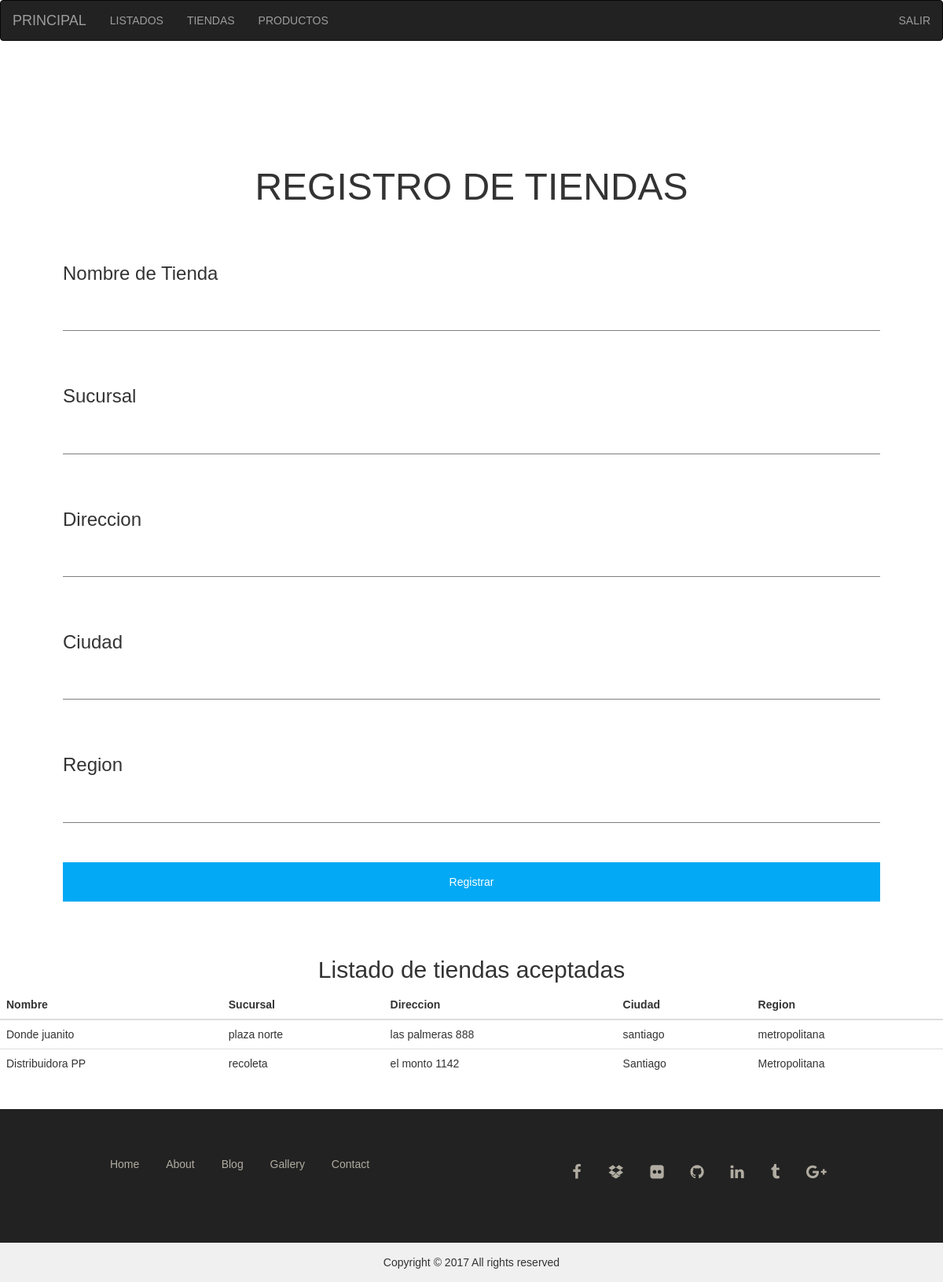
/tiendas/ (signed in), run on the app's committed database.
### registro/models.py (models this page shows)
class Tienda(models.Model):
    nombre = models.CharField(max_length = 100)
    sucursal = models.CharField(max_length = 100)
    direccion = models.CharField(max_length = 100)
    ciudad = models.CharField(max_length = 100)
    region = models.CharField(max_length = 100)
    aprobado = models.BooleanField(default=False)

### registro/views.py (the view)
# urls.py: path('tiendas/',views.tiendas, name="tiendas"),
def tiendas(request):
    tiendas = Tienda.objects.all()
    contexto = {'tiendas': tiendas}
    return render(request,'tiendas.html', contexto)

### registro/templates/tiendas.html (shortened to what this page needs)
{% load static %}
<!DOCTYPE html>
<html lang="es">
<head>
    <link href="//netdna.bootstrapcdn.com/bootstrap/3.0.0/css/bootstrap.min.css" rel="stylesheet" id="bootstrap-css">
    <link href="//maxcdn.bootstrapcdn.com/bootstrap/3.3.0/css/bootstrap.min.css" rel="stylesheet" id="bootstrap-css">
    <link href="//maxcdn.bootstrapcdn.com/font-awesome/4.2.0/css/font-awesome.min.css" rel="stylesheet">
    <link rel="stylesheet" href="//netdna.bootstrapcdn.com/bootstrap/3.1.0/css/bootstrap.min.css">
    <link rel="stylesheet" href="{% static 'css/tiendas.css' %}">
</head>
<body>
    <nav class="navbar navbar-inverse">
            <div class="container-fluid">
                <div class="navbar-header">
                    <a class="navbar-brand" href="{% url 'index' %}">PRINCIPAL</a>
                </div>
                <ul class="nav navbar-nav">
                    <li><a href="{% url 'listado' %}"> LISTADOS</a></li>
                    <li><a href="{% url 'tiendas' %}"> TIENDAS</a></li>
                    <li><a href="{% url 'productos' %}"> PRODUCTOS</a></li>
                </ul>
                <ul class="nav navbar-nav navbar-right">
                    {% if not user.is_authenticated %}
                    <li><a href="{% url 'ingresar' %}">INGRESAR</a></li>
                    <li><a href="{% url 'registro' %}">REGISTRAR</a></li>
                    {% else %}
                        <li><a href="{% url 'salir' %}">SALIR</a></li>
                    {% endif %}
                </ul>
            </div>
    </nav>
    <div class="container-fluid">
        <div class="container">
            <div class="formBox">
                <form action="crear_T" method="POST">
                    <div class="row">
                        <div class="col-sm-12">
                            <h1>Registro de tiendas</h1>
                        </div>
                    </div>
                    <div class="row">
                        <div class="col-sm-12">
                            <div class="inputBox ">
                                <h3>Nombre de Tienda</h3>
                                <input type="text" name="nombre" class="input">
                            </div>
                        </div>
                    </div>
                    <div class="row">
                        <div class="col-sm-12">
                            <div class="inputBox">
                                <h3>Sucursal</h3>
                                <input type="text" name="sucursal" class="input">
                            </div>
                        </div>
                        <div class="col-sm-12">
                            <div class="inputBox">
                                <h3>Direccion</h3>
                                <input type="text" name="direccion" class="input">
                            </div>
                        </div>
                    </div>
                    <div class="row">
                        <div class="col-sm-12">
                            <div class="inputBox">
                                <h3>Ciudad</h3>
                                <input type="text" name="ciudad" class="input">
                            </div>
                        </div>
                    </div>
                    <div class="row">
                        <div class="col-sm-12">
                            <div class="inputBox">
                                <h3>Region</h3>
                                <input type="text" name="region" class="input">
                            </div>
                        </div>
                    </div>
                    <div class="row">
                        <div class="col-sm-12">
                            <input type="submit" name="" class="button" value="Registrar">
                        </div>
                    </div>
                </form>
            </div>
        </div>
    </div>
    <div class="row" >
        <div class="col-sm-12" >
            <h2 style="text-align: center;">Listado de tiendas aceptadas</h2>
        </div>
    </div>
    {% if tiendas %}
    <table class="table">
        <thead>
            <tr>
                <th>Nombre</th>
                <th>Sucursal</th>
                <th>Direccion</th>
                <th>Ciudad</th>
                <th>Region</th>
            </tr>
        </thead>
        <tbody>
            {% for l in tiendas %}
            {% if l.aprobado %}
            <tr>
                <td>{{l.nombre}}</td>
                <td>{{l.sucursal}}</td>
                <td>{{l.direccion}}</td>
                <td>{{l.ciudad}}</td>
                <td>{{l.region}}</td>
            {% endif %}
            {% endfor %}
        </tbody>
    </table>
    {% endif %}
        <br>
             <footer>
                 <div class="container">
                     <div class="row text-center">
                         <div class="col-md-6 col-sm-6 col-xs-12">
                           <ul class="menu list-inline">
                                  <li>
                                     <a href="#">Home</a>
                                   </li>
                                   <li>
                                      <a href="#">About</a>
                                   </li>
                                   <li>
                                     <a href="#">Blog</a>
                                   </li>
                                   <li>
                                      <a href="#">Gallery</a>
                                   </li>
                                   <li>
                                     <a href="#">Contact</a>
                                  </li>
                            </ul>
                        </div>
                        <div class="col-md-6 col-sm-6 col-xs-12">
                            <ul class="list-inline">
                                 <li>
                                     <a href="#"><i class="fa fa-facebook fa-2x"></i></a>
                                 </li>
                                 <li>
                                     <a href="#"><i class="fa fa-dropbox fa-2x"></i></a>
                                 </li>
                                 <li>
                                     <a href="#"><i class="fa fa-flickr fa-2x"></i></a>
                                 </li>
                                 <li>
                                     <a href="#"><i class="fa fa-github fa-2x"></i></a>
                                 </li>
                                 <li>
                                     <a href="#"><i class="fa fa-linkedin fa-2x"></i></a>
                                 </li>
                                 <li>
                                     <a href="#"><i class="fa fa-tumblr fa-2x"></i></a>
                                 </li>
                                 <li>
                                     <a href="#"><i class="fa fa-google-plus fa-2x"></i></a>
                                </li>
                             </ul>
                         </div>
                    </div>
                 </div>
             </footer>
             <div class="copyright">
                 <div class="container">
                     <div class="row text-center">
                          <p>Copyright © 2017 All rights reserved</p>
                     </div>
                 </div>
             </div>
</body>
</html>

### registro/static/css/tiendas.css (style rules this page uses)
body { margin: 0; padding: 0; font-family: sans-serif; }
.formBox { margin-top: 90px; padding: 50px; }
.formBox h1 { margin: 0; padding: 0; text-align: center; margin-bottom: 50px; text-transform: uppercase; font-size: 48px; }
.inputBox { position: relative; box-sizing: border-box; margin-bottom: 50px; }
.inputBox .input { position: relative; width: 100%; height: 50px; background: transparent; border: none; outline: none; font-size: 24px; border-bottom: 1px solid rgba(0,0,0,.5); }
.button { width: 100%; height: 50px; border: none; outline: none; background: #03A9F4; color: #fff; }
body { font-family: 'Poppins', sans-serif; }
.copyright { background-color:#f0f0f0; }
.copyright p { margin:15px 0px; }
footer { background-color:#222222; padding: 60px 0px; }
footer .menu li a { color:#b1aca1; padding:10px; text-decoration:none; }
.fa.fa-facebook , .fa.fa-dropbox, .fa.fa-flickr , .fa.fa-github , .fa.fa-linkedin , .fa,fa-tumblr , .fa.fa-google-plus , .fa.fa-tumblr { color:#b1aca1; font-size:20px; padding:10px; }
.fa.fa-facebook:hover, .fa.fa-dropbox:hover, .fa.fa-flickr:hover, .fa.fa-github:hover, .fa.fa-linkedin:hover, .fa,fa-tumblr:hover, .fa.fa-google-plus:hover, .fa.fa-tumblr:hover { color:#6794c2; }

### data on the page
Tienda: nombre "Donde juanito", sucursal "plaza norte", direccion "las palmeras 888", ciudad "santiago", region "metropolitana"
Tienda: nombre "Distribuidora PP", sucursal "recoleta", direccion "el monto 1142", ciudad "Santiago", region "Metropolitana"
